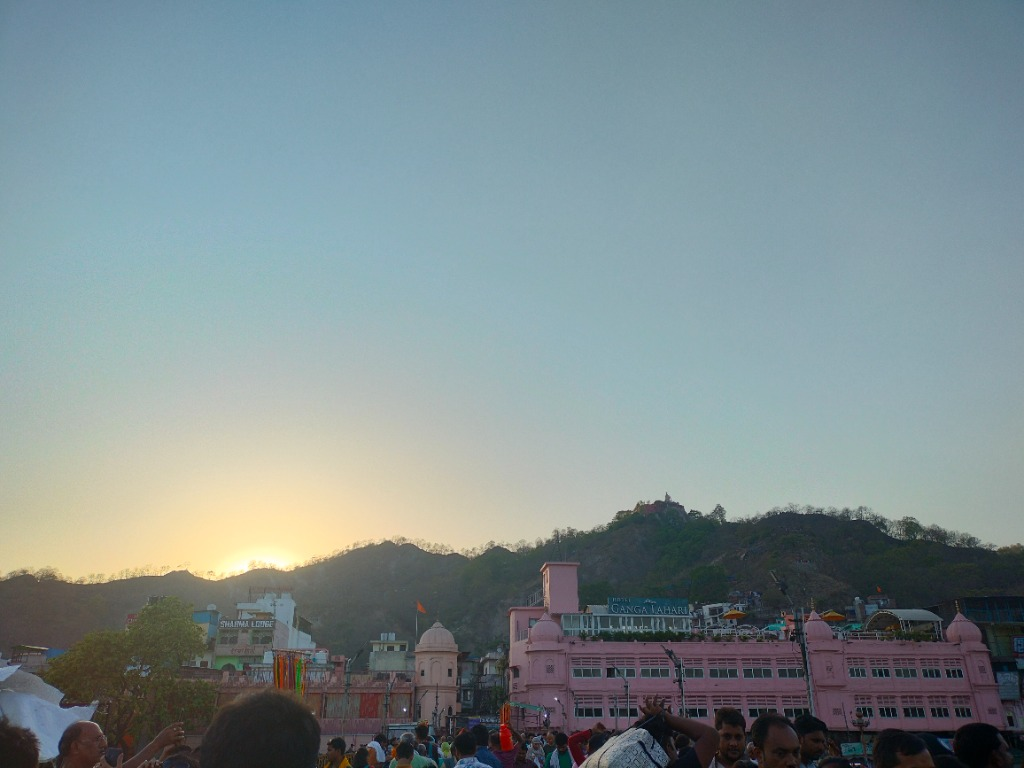
#> input picture samples/sample_real.jpg, 1024 x 768 px
$ python -i spectral_xai.py   (imports and definitions only)
#> lines starting #> are read from the running program, lines starting #| are printed output that depends on the picture
#> further down, picture is the input picture: PIL image 1024x768 RGB; mean R, G, B 126.2, 141, 143.4
"""
Spectral Explainable AI (Spectral-XAI) for Frequency-Domain Analysis.
=====================================================================
Explains the predictions of Branch B (2D FFT ResNet50) and provides
frequency-domain diagnostics:
  1. 2D FFT Log-Magnitude Spectrum extraction
  2. Spectral Grad-CAM overlay on the frequency spectrum
  3. Azimuthal Radial Frequency Energy Profiling (1/f power law analysis)
  4. High-frequency anomaly detection for generative artifacts
"""

from __future__ import annotations
from typing import Optional, Tuple, Union, Any
import numpy as np
from PIL import Image

try:
    import torch
    import torch.nn as nn
    HAS_TORCH = True
except ImportError:
    torch = None
    nn = None
    HAS_TORCH = False

from .gradcam import GradCAM, apply_colormap_on_image


def image_to_fft_spectrum(
    image: Union[Image.Image, np.ndarray],
    size: int = 224,
) -> Tuple[Image.Image, np.ndarray]:
    """Convert an image to a 2D FFT log-magnitude spectrum.

    Matches the exact preprocessing used in Branch B (fft_utils.py).

    Args:
        image: PIL Image or RGB numpy array.
        size: Target image dimensions.

    Returns:
        fft_pil: 3-channel RGB PIL Image of the normalized spectrum.
        magnitude_raw: 2D numpy array (size, size) of raw log-magnitude spectrum.
    """
#> called with size = 224
    if isinstance(image, np.ndarray):
        if image.dtype != np.uint8 and image.max() <= 1.0:
            image = (image * 255).astype(np.uint8)
        image = Image.fromarray(image)

    image = image.convert("RGB").resize((size, size))
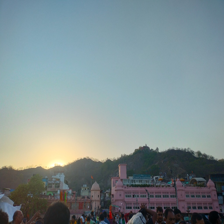
#> image: PIL image 224x224 RGB; mean R, G, B 126.2, 141, 143.4
    pixels = np.asarray(image, dtype=np.float32) / 255.0

    # ITU-R 601-2 luminance conversion
    gray = (
        0.299 * pixels[:, :, 0]
        + 0.587 * pixels[:, :, 1]
        + 0.114 * pixels[:, :, 2]
    )
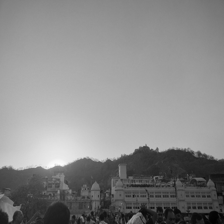
#> gray: shape (224, 224) float32; min 0.00712, max 0.996, mean 0.537

    # 2D Fast Fourier Transform + Shift DC component to center
    spectrum = np.fft.fftshift(np.fft.fft2(gray))
    magnitude = np.log1p(np.abs(spectrum))
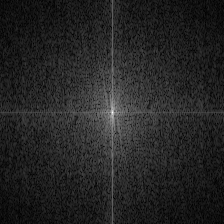
#> magnitude: shape (224, 224) float64; min 0.0116, max 10.2, mean 1.48; drawn with min black and max white

    # Normalize by 1st and 99th percentile
    low, high = np.percentile(magnitude, [1, 99])
#> low = 0.214; high = 4.05
    denom = max(float(high - low), 1e-8)
#> denom = 3.84
    magnitude_norm = np.clip((magnitude - low) / denom, 0.0, 1.0)
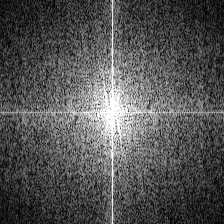
#> magnitude_norm: shape (224, 224) float64; min 0, max 1, mean 0.328

    fft_uint8 = (magnitude_norm * 255).astype(np.uint8)
    fft_rgb = np.repeat(fft_uint8[:, :, None], 3, axis=2)

    return Image.fromarray(fft_rgb), magnitude


# [37 lines left out: function compute_radial_profile, not called in this run]


class SpectralXAI:
    """End-to-End Spectral Explainable AI Engine."""

    # [160 lines left out: functions __init__, explain, detect_spectral_physics_anomaly, not called in this run]

>>> from PIL import Image
>>> picture = Image.open('../samples/sample_real.jpg')
>>> result = image_to_fft_spectrum(picture)

$ run again, on samples/uploaded_check.jpg
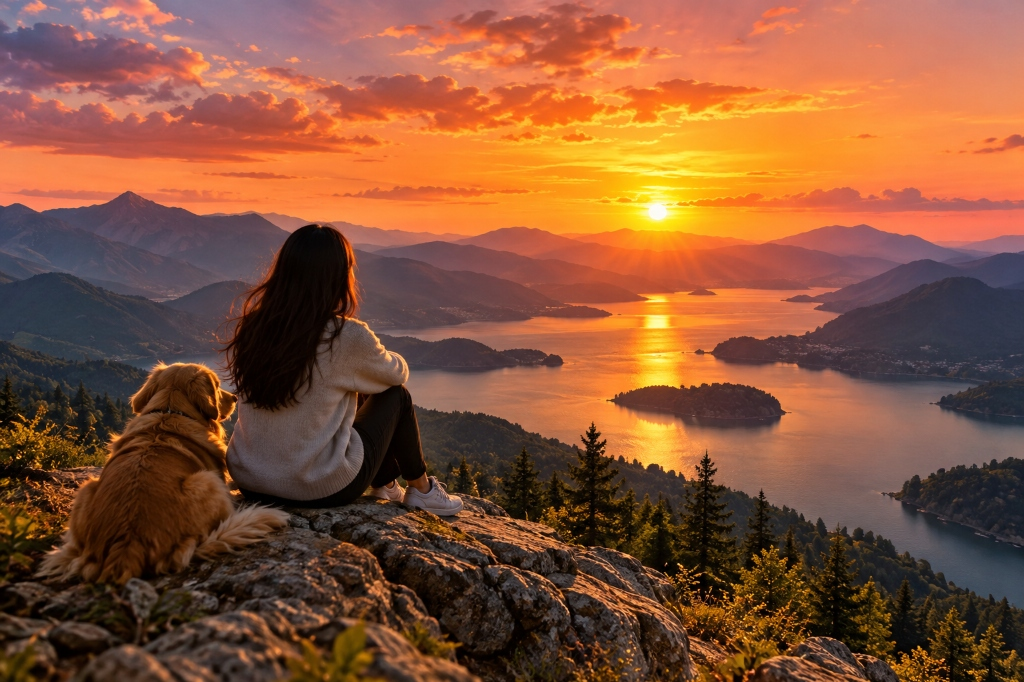
#> input picture samples/uploaded_check.jpg, 1024 x 682 px
#> picture is the input picture: PIL image 1024x682 RGB; mean R, G, B 135.6, 84.3, 57
#> in image_to_fft_spectrum, `magnitude = np.log1p(np.abs(spectrum))`:
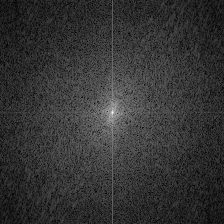
#> magnitude: shape (224, 224) float64; min 0.014, max 9.85, mean 2.04; drawn with min black and max white
#> low = 0.436; high = 4.51
#> denom = 4.08
#> in image_to_fft_spectrum, `magnitude_norm = np.clip((magnitude - low) / denom, 0.0, 1.0)`:
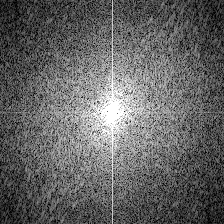
#> magnitude_norm: shape (224, 224) float64; min 0, max 1, mean 0.393

$ run again, on samples/user_image_2.jpg
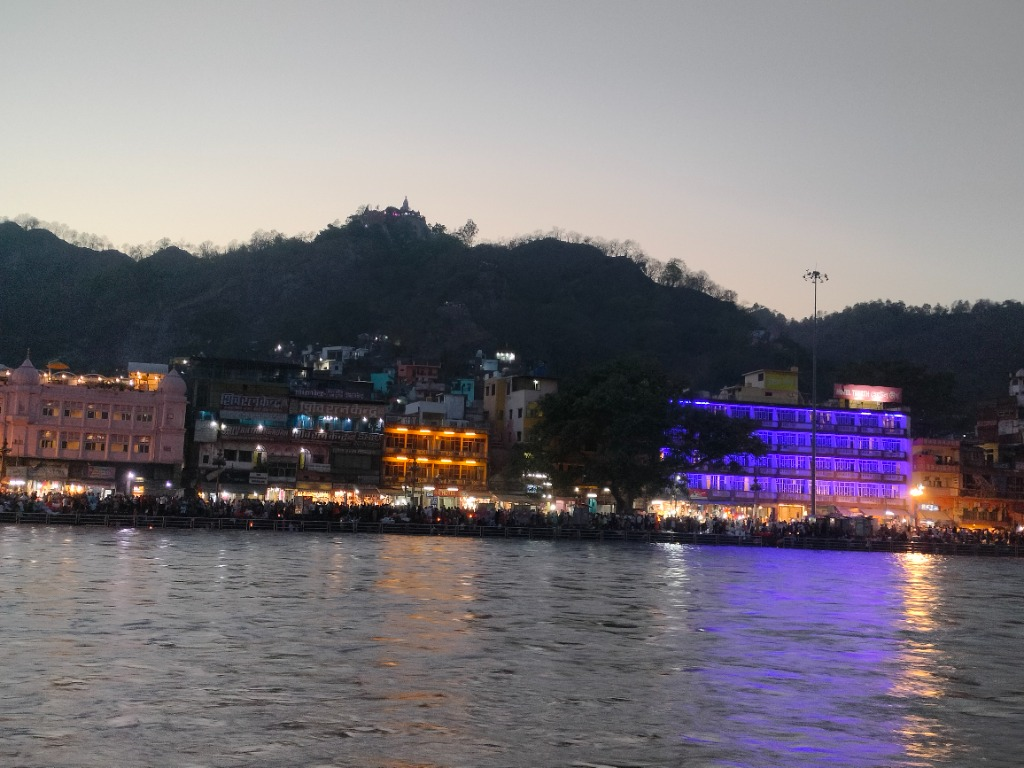
#> input picture samples/user_image_2.jpg, 1024 x 768 px
#> picture is the input picture: PIL image 1024x768 RGB; mean R, G, B 118, 112.5, 119.6
#> in image_to_fft_spectrum, `magnitude = np.log1p(np.abs(spectrum))`:
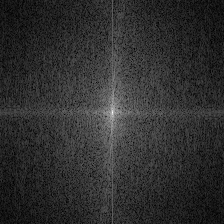
#> magnitude: shape (224, 224) float64; min 0.0205, max 10.03, mean 1.88; drawn with min black and max white
#> low = 0.328; high = 4.52
#> denom = 4.19
#> in image_to_fft_spectrum, `magnitude_norm = np.clip((magnitude - low) / denom, 0.0, 1.0)`:
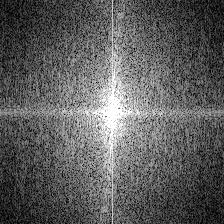
#> magnitude_norm: shape (224, 224) float64; min 0, max 1, mean 0.369
